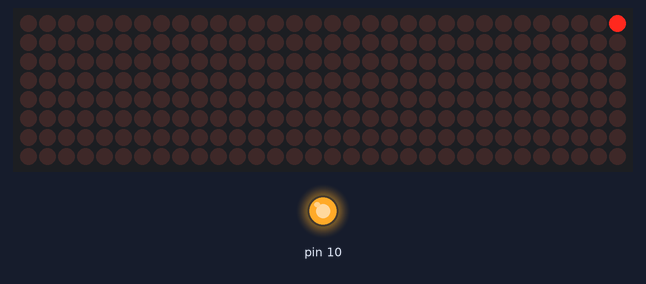
Bench run of a sketch on a simulated Arduino Uno, built with avr-gcc and run on an emulated ATmega328P. Shown: 32×8 LED matrix, output pins drawn as LEDs (lit = HIGH).

Above: at 0.1 s.
At 3.1 s:
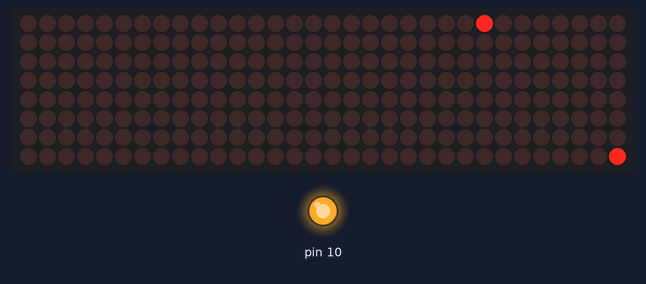
At 6.1 s:
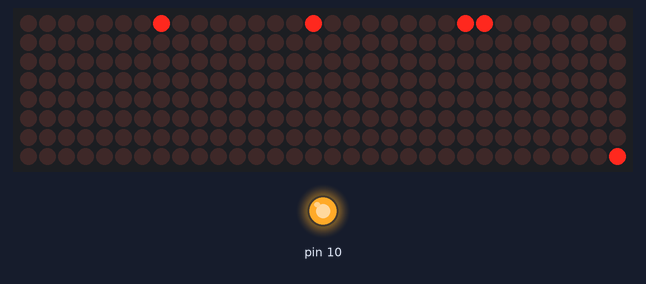

The sketch:

ardinoLED.ino
```cpp
#include <MD_MAX72xx.h>
#include <SPI.h>

#define HARDWARE_TYPE MD_MAX72XX::FC16_HW
#define DEVICES_NUM 4

const int PIN_CS = 1;
const int PIN_SCK = 2;
const int PIN_MOSI = 3;

MD_MAX72XX LED = MD_MAX72XX(HARDWARE_TYPE, PIN_CS, DEVICES_NUM);

void setup() {
  //SPIの初期設定
  SPI.setCS(PIN_CS);
  SPI.setSCK(PIN_SCK);
  SPI.setTX(PIN_MOSI);
  SPI.begin();

  //LEDマトリクスの制御開始
  LED.begin();
  //明るさの調整(1～15)
  LED.control(MD_MAX72XX::INTENSITY, 3);
  //setPointをするたびに表示を更新
  LED.update(MD_MAX72XX::ON);
}

void loop() {
  //点滅
  LED.setPoint(0, 0, 1);
  delay(1000);
  LED.setPoint(0, 0, 0);
  delay(1000);

  //座標の確認
  LED.setPoint(7, 0, 1);
  delay(1000);
  LED.setPoint(0, 7, 1);
  delay(1000);
  LED.setPoint(0, 8, 1);
  delay(1000);
  LED.setPoint(0, 16, 1);
  delay(1000);
  LED.setPoint(0, 24, 1);
  delay(1000);

  //全て消灯
  LED.clear();
}
```

Measured:
- by itself, everything shown: repeats every 7.0 s, in 8 steps
- what the display in image 2 shows lasts 1.0 s, from 6.0 s to 7.0 s
